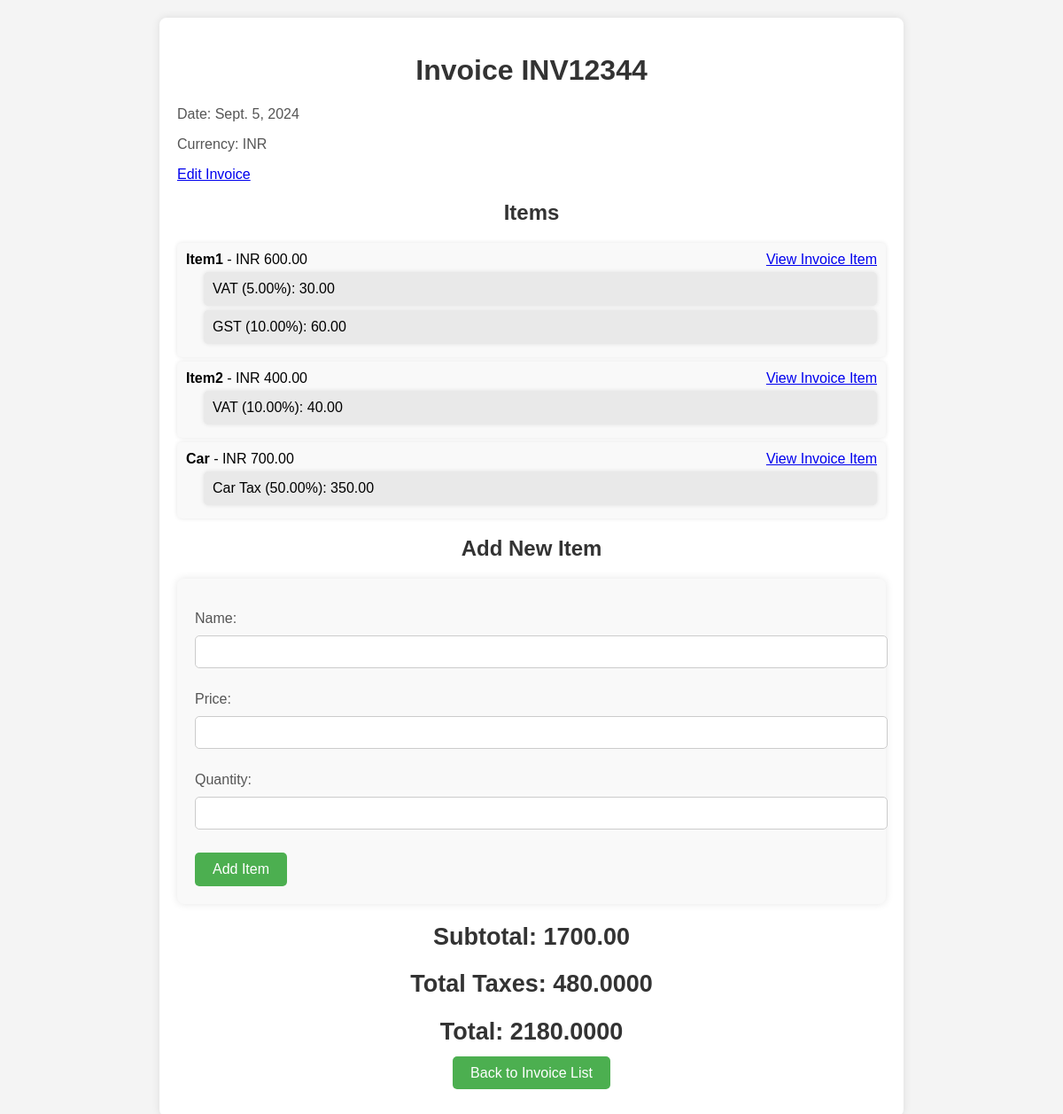
The page /invoices/1/ on the database its author committed.
### invoices/models.py (models this page shows)
class Invoice(models.Model):
    date = models.DateField()
    invoice_number = models.CharField(max_length=20, unique=True)
    currency = models.CharField(max_length=3)
    def subtotal(self):
        return sum(item.total_price() for item in self.items.all())
    def total_taxes(self):
        return sum(item.total_taxes() for item in self.items.all())
    def total(self):
        return self.subtotal() + self.total_taxes()

class InvoiceItem(models.Model):
    invoice = models.ForeignKey(Invoice, related_name='items', on_delete=models.CASCADE)
    name = models.CharField(max_length=100)
    price = models.DecimalField(max_digits=10, decimal_places=2)
    quantity = models.IntegerField()
    def total_price(self):
        return self.price * self.quantity
    def total_taxes(self):
        return sum(tax.calculate_tax(self.total_price()) for tax in self.taxes.all())

class Tax(models.Model):
    item = models.ForeignKey(InvoiceItem, related_name='taxes', on_delete=models.CASCADE)
    title = models.CharField(max_length=50)
    rate = models.DecimalField(max_digits=5, decimal_places=2)
    def calculate_tax(self, price):
        return (self.rate / 100) * price

### invoices/views.py (the view)
# urls.py: path('<int:pk>/', views.invoice_detail, name='invoice_detail'),
def invoice_detail(request, pk):
    invoice = get_object_or_404(Invoice, pk=pk)
    if request.method == 'POST':
        item_form = InvoiceItemForm(request.POST)
        if item_form.is_valid():
            new_item = item_form.save(commit=False)
            new_item.invoice = invoice
            new_item.save()
            return redirect('invoice_detail', pk=invoice.pk)
    else:
        item_form = InvoiceItemForm()
    items_with_taxes = []
    for item in invoice.items.all():
        item_total_price = item.total_price()
        taxes = []
        for tax in item.taxes.all():
            calculated_tax = tax.calculate_tax(item_total_price)
            taxes.append({
                'title': tax.title,
                'rate': tax.rate,
                'calculated_tax': calculated_tax,
            })
        items_with_taxes.append({
            'id': item.id,
            'name': item.name,
            'price': item.price,
            'quantity': item.quantity,
            'total_price': item_total_price,
            'taxes': taxes,
        })
    context = {
        'invoice': invoice,
        'items_with_taxes': items_with_taxes,
        'subtotal': invoice.subtotal(),
        'total_taxes': invoice.total_taxes(),
        'total': invoice.total(),
        'item_form': item_form,
    }
    return render(request, 'invoices/invoice_detail.html', context)

### invoices/forms.py
class InvoiceItemForm(forms.ModelForm):
    class Meta:
        model = InvoiceItem
        fields = ['name', 'price', 'quantity']

### invoices/templates/invoices/invoice_detail.html (shortened to what this page needs)
<!DOCTYPE html>
<html lang="en">
<head>
</head>
<body>
    <div class="container">
        <h1>Invoice {{ invoice.invoice_number }}</h1>
        <p>Date: {{ invoice.date }}</p>
        <p>Currency: {{ invoice.currency }}</p>
        <a href="{% url 'invoice_edit' invoice.id %}" class="edit-button">Edit Invoice</a>
        <h2>Items</h2>
        <ul>
            {% for item in items_with_taxes %}
                <li>
                    <strong>{{ item.name }}</strong> - {{ invoice.currency }} {{ item.total_price }}
                    <a href="{% url 'view_invoice_item' item.id %}" class="edit-button view-invoice-item">View Invoice Item</a>
                    <ul>
                        {% for tax in item.taxes %}
                            <li>{{ tax.title }} ({{ tax.rate }}%): {{ tax.calculated_tax|floatformat:2 }}</li>
                        {% endfor %}
                    </ul>
                </li>
            {% endfor %}
        </ul>
        <h2>Add New Item</h2>
        <form method="post" class="add-item-form">
            {{ item_form.as_p }}
            <button type="submit">Add Item</button>
        </form>
        <div class="totals">
            <h2>Subtotal: {{ subtotal }}</h2>
            <h2>Total Taxes: {{ total_taxes }}</h2>
            <h2>Total: {{ total }}</h2>
        </div>
        <div class="back-button">
            <a href="{% url 'invoice_list' %}">Back to Invoice List</a>
        </div>
    </div>
</body>
</html>

### invoices/templates/invoices/invoice_detail.html (style rules this page uses)
body { font-family: Arial, sans-serif; background-color: #f4f4f4; margin: 0; padding: 20px; display: flex; justify-content: center; align-items: flex-start; min-height: 100vh; }
.container { background-color: white; padding: 20px; border-radius: 8px; box-shadow: 0 0 10px rgba(0, 0, 0, 0.1); width: 100%; max-width: 800px; }
h1, h2 { text-align: center; color: #333; }
p { font-size: 16px; color: #555; }
ul { list-style-type: none; padding: 0; }
ul li { background-color: #f9f9f9; margin: 5px 0; padding: 10px; border-radius: 5px; box-shadow: 0 0 5px rgba(0, 0, 0, 0.1); }
ul ul { margin-left: 20px; }
ul ul li { background-color: #e9e9e9; }
.totals { text-align: right; font-size: 18px; color: #333; }
.back-button { display: block; margin: 20px 0; text-align: center; }
.back-button a { background-color: #4CAF50; color: white; padding: 10px 20px; text-decoration: none; border-radius: 5px; font-size: 16px; }
.add-item-form { margin: 20px 0; padding: 20px; background-color: #f9f9f9; border-radius: 8px; box-shadow: 0 0 10px rgba(0, 0, 0, 0.1); }
.add-item-form button { background-color: #4CAF50; color: white; padding: 10px 20px; border: none; border-radius: 5px; font-size: 16px; cursor: pointer; }
.add-item-form input, .add-item-form select, .add-item-form textarea { width: 100%; padding: 10px; margin: 10px 0; border: 1px solid #ccc; border-radius: 5px; }
.view-invoice-item { float: right; }

### rows shown on the page
Invoice: invoice_number "INV12344", date "Sept. 5, 2024", currency "INR", currency "INR" "INR" "INR"
InvoiceItem: name "Item1"
Tax: title "VAT", rate "5.00"
Tax: title "GST", rate "10.00"
InvoiceItem: name "Item2"
Tax: title "VAT", rate "10.00"
InvoiceItem: name "Car"
Tax: title "Car Tax", rate "50.00"

### other values the page prints
{{ item.total_price }} "600.00" "400.00" "700.00"
{{ tax.calculated_tax|floatformat:2 }} "30.00" "60.00" "40.00" "350.00"
{{ subtotal }} "1700.00"
{{ total_taxes }} "480.0000"
{{ total }} "2180.0000"
